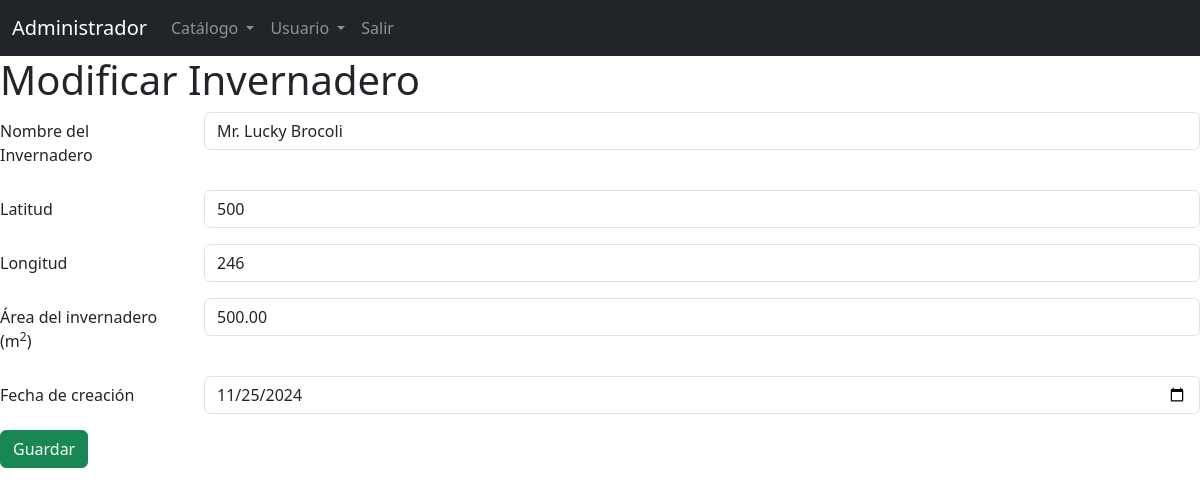
/admin/invernadero.php?accion=actualizar&id=17 (signed in), run on the app's committed database.
### tables this page shows
CREATE TABLE `invernadero` (
  `id_invernadero` int(11) NOT NULL,
  `invernadero` varchar(50) NOT NULL,
  `latitud` varchar(20) NOT NULL,
  `longitud` varchar(20) NOT NULL,
  `area` decimal(8,2) NOT NULL,
  `fechaCreacion` date NOT NULL
);

### sistema.class.php (called while the page is built, shortened)
<?php
class Sistema
{
    function conexion()
    {
        $this->con = new PDO(SGBD . ':host=' . DBHOST . ';dbname=' . DBNAME . ';port=' . DBPORT, DBUSER, DBPASS);
    }
}
?>

### admin/invernadero.class.php (called while the page is built, shortened)
<?php
require_once('../sistema.class.php');
class Invernadero extends Sistema
{
    function readOne($id)
    {
        $query = "SELECT * FROM invernadero where id_invernadero=:id_invernadero;";
        $sql = $this->con->prepare($query);
        $sql->bindParam(":id_invernadero", $id, PDO::PARAM_INT);
        $sql->execute();
        $result = $sql->fetch(PDO::FETCH_ASSOC);
        return $result;
    }
}

### admin/views/invernadero/crear.php (the view)
<?php require('views/header/header_administrador.php')?>
<h1><?php if($accion == "crear"):echo("Nuevo ");else: echo("Modificar ");endif;  ?>Invernadero</h1>
<form action="invernadero.php?accion=<?php if($accion=="crear"):echo('nuevo');else: echo('modificar&id='.$id);endif;?>" method="post">
    <div class="row mb-3">
                <label for="invernadero" class="col-sm-2 col-form-label">Nombre del Invernadero</label>
            <div class="col-sm-10">
                <input type="text" name="data[invernadero]" placeholder="Escribe aquí el nombre" class="form-control" value="<?php if(isset($invernaderos['invernadero'])):echo($invernaderos['invernadero']);endif; ?>"/>
            </div>
    </div>
    <div class="row mb-3">
        <label for="latitud" class="col-sm-2 col-form-label">Latitud</label>
        <div class="col-sm-10">
            <input type="number" name="data[latitud]" placeholder="Escribe aquí la latitud" class="form-control" value="<?php if(isset($invernaderos['latitud'])):echo($invernaderos['latitud']);endif; ?>"/>
        </div>
    </div>
    <div class="row mb-3">
        <label for="longitud" class="col-sm-2 col-form-label">Longitud</label>
        <div class="col-sm-10">
            <input type="number" name="data[longitud]" placeholder="Escribe aquí la longitud" class="form-control" value="<?php if(isset($invernaderos['longitud'])):echo($invernaderos['longitud']);endif; ?>"/>
        </div>
    </div>
    <div class="row mb-3">
        <label for="area" class="col-sm-2 col-form-label">Área del invernadero (m<sup>2</sup>)</label>
        <div class="col-sm-10">
            <input type="number" name="data[area]" placeholder="Escribe aquí el área" class="form-control" value="<?php if(isset($invernaderos['area'])):echo($invernaderos['area']);endif; ?>"/>
        </div>
    </div>
    <div class="row mb-3">
        <label for="fechaCreacion" class="col-sm-2 col-form-label">Fecha de creación</label>
        <div class="col-sm-10">
            <input type="date" name="data[fechaCreacion]" placeholder="Escribe aquí la fecha de creación" class="form-control" value="<?php if(isset($invernaderos['fechaCreacion'])):echo($invernaderos['fechaCreacion']);endif; ?>"/>
        </div>
    </div>
    <input type="submit" name="data[enviar]" value="Guardar" class="btn btn-success"/>
</form>
<?php require('views/footer.php') ?>

### data on the page
invernadero: invernadero "Mr. Lucky Brocoli", latitud "500", longitud "246", area "500.00", fechaCreacion "11/25/2024"
